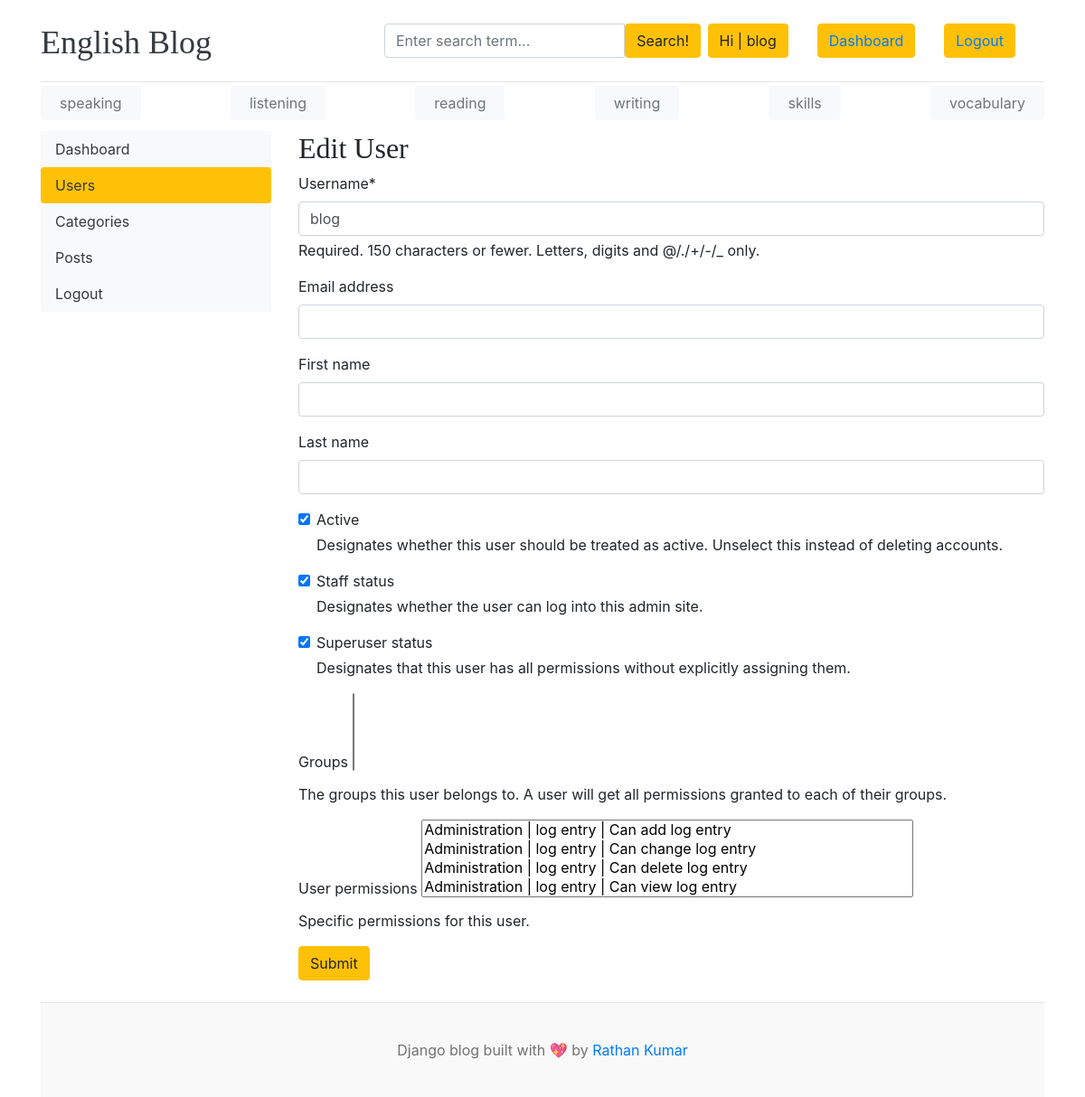
Page /dashboard/users/edit/1 (signed in) on the earlier database version.
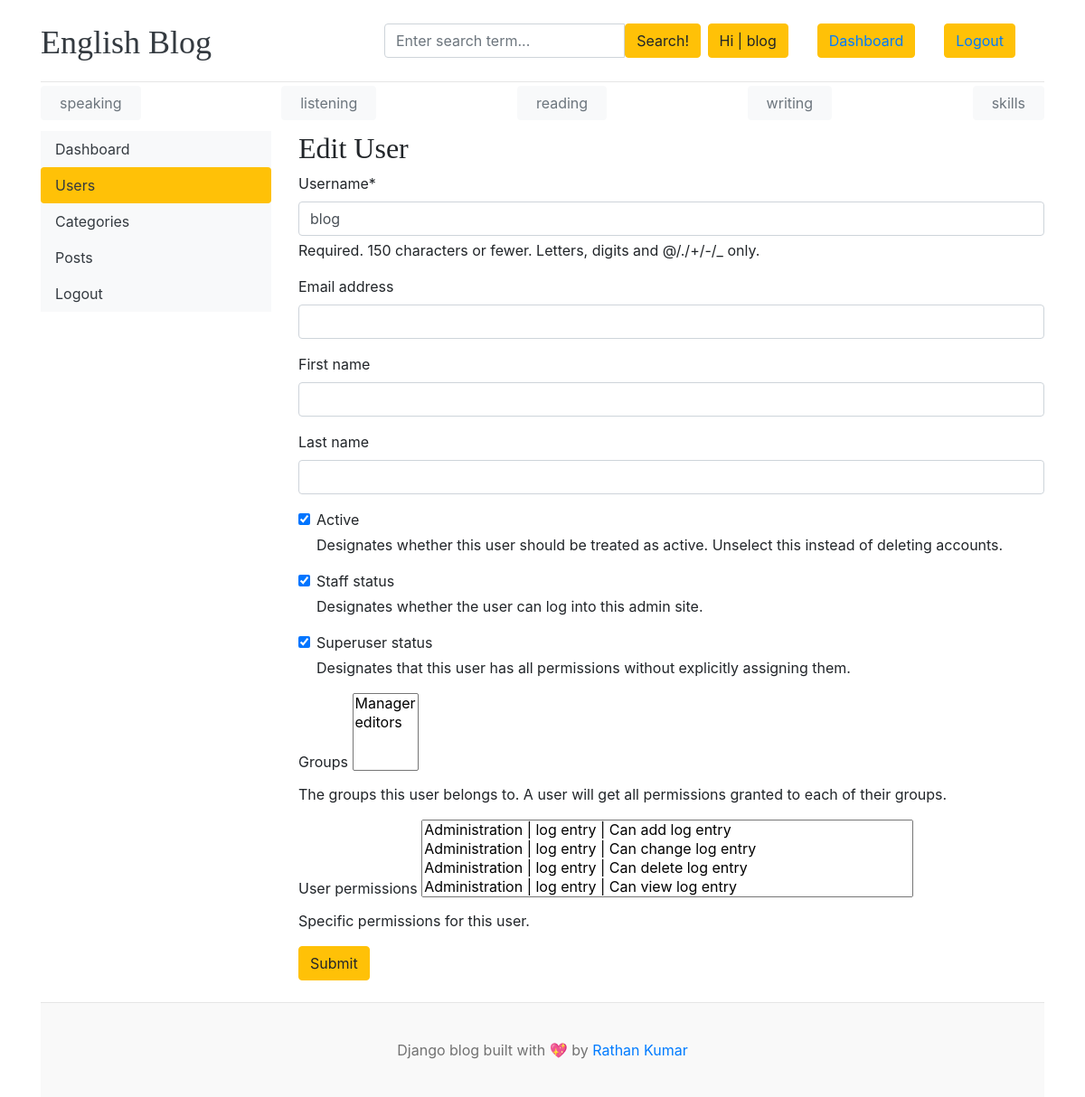
Same page on the later database version.
### blogs/models.py (models this page shows, shortened)
class Category(models.Model):
    category_name = models.CharField(max_length=50, unique=True)
    created_at = models.DateTimeField(auto_now_add=True)
    updated_at = models.DateTimeField(auto_now=True)
    class Meta:
        verbose_name_plural = 'categories'

### dashboards/views.py (the view)
# urls.py: path('users/edit/<int:pk>', views.edit_user, name='edit_user'),
def edit_user(request, pk):
    user = get_object_or_404(User, pk=pk)
    if request.method == 'POST':
        form = EditUserForm(request.POST, instance=user)
        if form.is_valid():
            form.save()
            return redirect('dashboard')
    else:
        form = EditUserForm(instance=user)
    context = {
        'form': form,
    }
    return render(request, 'dashboard/edit_user.html', context)

### dashboards/forms.py
class EditUserForm(forms.ModelForm):
    class Meta:
        model = User
        fields = ('username', 'email', 'first_name', 'last_name', 'is_active', 'is_staff', 'is_superuser', 'groups',
                  'user_permissions',)

### blogs/context_processors.py (called while the page is built)
def get_categories(request):
    categories = Category.objects.all()
    return dict(categories=categories)

def get_social_links(request):
    social_links = SocialLink.objects.all()
    return dict(social_links=social_links)

### templates/dashboard/edit_user.html (shortened to what this page needs)
{% extends 'base.html' %}
{% block content %}
    {% load crispy_forms_tags %}
    <div class="row">
        {% include 'dashboard/sidebar.html' %}
        <div class="col-md-9">
            {% if user.is_staff %}
                <h2>Edit User</h2>
                <form action="" method="POST">
                    {{ form | crispy }}
                    <button type="submit" class="btn btn-warning">Submit</button>
                </form>
                <br>
            {% endif %}
        </div>
    </div>
{% endblock %}

### templates/base.html (shortened to what this page needs)
{% load static %}
<!DOCTYPE html>
<html lang="en">
<head>
    <link href="https://getbootstrap.com/docs/4.0/dist/css/bootstrap.min.css" rel="stylesheet">
    <link href="{% static 'css/blog.css' %}" rel="stylesheet">
    <link rel="stylesheet" href="https://cdnjs.cloudflare.com/ajax/libs/font-awesome/4.7.0/css/font-awesome.min.css">
</head>
<body>
<div class="container">
    <header class="blog-header py-3">
        <div class="row flex-nowrap justify-content-between align-items-center">
            <div class="col-4 pt-1">
                <a class="blog-header-logo text-dark" href="/">English Blog</a>
            </div>
            <div class="col-4">
                <form action="{% url 'search' %}" method="GET">
                    <div class="input-group">
                        <input class="form-control" type="text" name="keyword" value="{{ keyword }}"
                               placeholder="Enter search term..." aria-label="Enter search term..."
                               aria-describedby="button-search"/>
                        <button type="submit" class="btn btn-warning" id="button-search" type="button">Search!</button>
                    </div>
                </form>
            </div>
            <div class="col-4 d-flex justify-content-end align-items-center">
                {% if not user.is_authenticated %}
                    <buttun class="btn btn-warning"><a class="btn btn-sm btn-warning" href="{% url 'login' %}">Login</a>
                    </buttun> &nbsp;
                    <buttun class="btn btn-warning"><a class="btn btn-sm btn-warning" href="{% url 'register' %}">Register</a>
                    </buttun> &nbsp;
                {% else %}
                    <botton class="btn btn-warning"><span>Hi | {{ user.username }}</span></botton>
                    {% if user.is_staff %}
                        <buttun class="btn btn-warning"><span><a href="{% url 'dashboard' %}">Dashboard</a></span>
                        </buttun>
                    {% endif %}
                    <buttun class="btn btn-warning"><span><a href="{% url 'logout' %}">Logout</a></span></buttun>
                {% endif %}
            </div>
        </div>
    </header>
    <div class="nav-scroller py-1 mb-2">
        <nav class="nav d-flex justify-content-between">
            {% for cat in categories %}
                <button type="button" class="btn btn-light"><a class="p-2 text-muted"
                                                               href="{% url 'posts_by_category' cat.id %}">{{ cat.category_name }}</a>
                </button>
            {% endfor %}
        </nav>
    </div>
    {% block content %}
    {% endblock %}
    <footer class="blog-footer">
        <p>Django blog built with 💖 by <a href="#">Rathan Kumar</a></p>
    </footer>
</body>
</html>

Differences in the rows shown:
removed Category: category_name "vocabulary"
Other differences:
form field groups: (not shown) → "Manager / editors"
